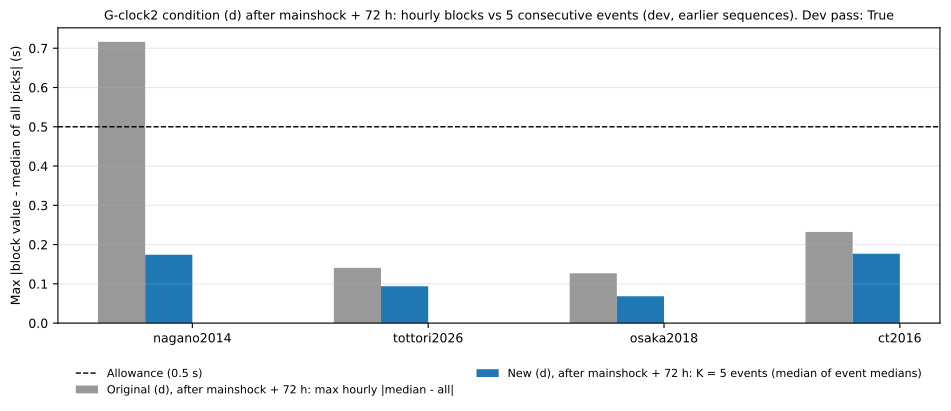

Here is the Python script that generated this plot:
#!/usr/bin/env python3
# =============================================================================
# Script : 25_04v_gclock2_k5_dev.py  (v1)
#          [事前登録 25(島根県西部 2018)の G-clock2 (d) の作り直しの 4 回目(最後)の dev。本震 + 72 h より後の続いた 5 地震
#           (地震ごとの中央値の中央値)の形を、陽性対照 +1.0 s で、既に結果の出た系列のキャッシュで確かめる。
#           島根のデータは一つも読まない。位置の計算はしない]
# Project: ARGUS(新生)— 事前登録 25 の準備(規則を凍結する前の dev)
#
# dev の経緯(全て事前登録 25 で開示する。島根は一度も開いていない):
#   25_04x(局ごとの窓)・25_04y(全ての期間の続いた K 地震)は、時計が正常なはずの元のキャッシュで FAIL したので捨てた。
#   25_04z v1(SHA-256 df02f160…、2026-11-17)は、本震 + 72 h より後に絞ると (i) は K = 3・5 で 4 系列とも合格したが、
#   K = 3・4 は陰性対照(長野 0.033・0.025、鳥取 2026 0.060・0.090、鳥取中部 2016 0.080・1.000)、K = 5 は陽性対照 +0.6 s
#   (長野 0.731、鳥取中部 2016 0.932)を満たさなかった。K = 5 の陰性対照は 4 系列とも 0.008 以下だった。
#   K = 5 で +0.6 s が見つかりにくい理由: 4 地震に足した窓の値は、足した 4 つの地震の中央値の下から 2 番目になる。
#   地震ごとの中央値は ±0.1〜0.2 s ほどばらつくので、0.6 s(幅 0.5 s との差 0.1 s)は幅に収まることがある。
#   1 地震の外れに強いこと(大きな K)と +0.6 s を見つけることは、この残りのばらつきでは両立しない。
#   そこで、K = 5 に決め、陽性対照の大きさを +1.0 s にする(本人と決めた。2026-11-17)。合格の幅 0.5 s と陰性対照は変えない。
#   (d) が見つけたいのは組み立ての時刻の誤り(鳥取 2026 の h5 で実際にあったのは 9 時間のずれ)で、1.0 s 以上を見つければ足りる。
#
# (d)(事前登録 25 で凍結する形):
#   0. 見る地震: 本震(キャッシュで Mj 最大)の発生から 72 h より後の地震だけ(試験の候補を取る期間と同じ。24 の POOL_H = 72 h)。
#   1. 残り r = P の時刻 − 震源距離 / 6.0 km/s(24_04d と同じ。PhaseNet の P、p_fallback = 0)。0 の地震の全ての検測の中央値 M を引く。
#   2. 0 の地震を発生時刻の順に並べ、続いた 5 地震ごとに、地震ごとの検測の中央値の中央値 − M を出す。
#      その 5 地震の検測が合わせて 20 以上の時だけ判定する。
#   3. 全ての判定した窓で |値| ≤ 0.5 s なら合格。判定した窓が 1 つも無ければ合格としない。
#   考え方: 5 つの中央値の中央値は、5 つのうち 2 地震までの外れ(大きさによらない)では、他の地震が正常なら幅を超えない。
#   限界: 区切り(約 2 時間)に地震が 1〜2 つしかない時の組み立ての誤りは見えない。本震 + 72 h までの地震の時刻は (d) では見ない。
#
# 合格の条件(この dev を回す前に決めた。回した後に変えない。満たせば K = 5 を事前登録 25 で凍結する):
#   (i)  4 系列の元のキャッシュで全て合格。
#   (ii) 陰性対照(0 の地震の 1 つの全ての局に ±1・±3・±10 s のどれか。全ての地震について 1 つずつ): FAIL になった割合が、
#        6 つのずれのどれでも、4 系列の全てで 0.01 以下。
#   (iii)陽性対照(続いた 4 地震の全ての局に +1.0 s。全ての始まりについて): 見つけた割合が 4 系列の全てで 0.95 以上。
#   --cache に書いた系列が 1 つでも読めない時は合格としない。満たさなければ、(d) の作り直しをやめ、本人と次を決める。
#   記述(判定には使わない): 続いた 4 地震に +0.6・+0.8・+1.0 s を足した時に見つけた割合、続いた 1・2・3・4 地震に +1.0 s を
#   足した時に見つけた割合、外れた地震の一覧と本震からの時間、全ての期間で見た同じ値、元の (d)(1 時間ごと)、窓の長さ。
#
# Usage(Colab。25_04z と同じノートで回せる。セルは 25_04v_COLAB_JA.md の V1・V2):
#   !python /content/drive/MyDrive/ARGUS/src/25_04v_gclock2_k5_dev.py --cache 名前=場所 ... --out /content/drive/MyDrive/ARGUS/data/25_04v
# 出力  : <out>/25_04v_gclock2_k5_dev.json / .pdf。(i)〜(iii) を満たさなければ exit code 1。
# =============================================================================
import sys, json, argparse, hashlib
from datetime import datetime, timedelta
from pathlib import Path
import numpy as np

ap = argparse.ArgumentParser(description="25_04v: G-clock2 (d)(本震 + 72 h より後の続いた 5 地震・陽性対照 +1.0 s)の dev。既に結果の出た系列のキャッシュだけを読む")
ap.add_argument("--cache", action="append", default=[], help="名前=キャッシュの場所(.pt)。何度でも")
ap.add_argument("--out", default="", help="出力の置き場所")
ap.add_argument("--selftest", action="store_true")
a = ap.parse_args()
VP, MIN_N, TOL = 6.0, 20, 0.5
KS = (5,)
POOL_H = 72.0
NEG_SHIFTS, POS_SHIFT, POS_LEN = (1.0, -1.0, 3.0, -3.0, 10.0, -10.0), 1.0, 4
POS_SIZES = (0.6, 0.8, 1.0)
NEG_MAX_RATE, POS_MIN_RATE = 0.01, 0.95
TAG = "[25_04v]"

def jst_sec(ot):                                                 # 24_04d と同じ: 秒で切って 9 時間を足す
    t = datetime.strptime(str(ot).replace("T", " ")[:19], "%Y-%m-%d %H:%M:%S")
    return t + timedelta(hours=9)

def load_picks(EV):
    """24_04d と同じ残り。戻り値: 地震ごとの (発生時刻, 地震の番号, 残りの配列) を発生時刻の順に"""
    out = []
    for ie, e in enumerate(EV):
        n = int(e["n_real_stations"]); tp = np.asarray(e["tp_times"], float)[:n]; pf = np.asarray(e["p_fallback"]).astype(int)[:n]
        loc = np.asarray(e["sta_locs"], float)[:n]
        if "dist_km" in e: d = np.asarray(e["dist_km"], float)[:n]
        else:
            sl = np.asarray(e["src_loc"], float)
            epi = 111.19 * np.hypot(loc[:, 0] - sl[0], (loc[:, 1] - sl[1]) * np.cos(np.radians(sl[0]))); d = np.hypot(epi, sl[2])
        ok = (pf == 0) & np.isfinite(tp) & np.isfinite(d)
        if ok.any(): out.append((jst_sec(e["origin_time"]), ie, tp[ok] - d[ok] / VP, float(e["mw"])))
    out.sort(key=lambda x: (x[0], x[1]))
    return [(t, ie, r) for t, ie, r, _ in out], {ie: m for _, ie, _, m in out}

def judged_period(evs_all, t_main):
    """本震 + 72 h より後(ちょうど 72 h は含めない)の地震だけ"""
    return [x for x in evs_all if (x[0] - t_main).total_seconds() > POOL_H * 3600]

def wstat(rs, pooled=False):
    """窓の値: 地震ごとの中央値の中央値(pooled=True なら全ての検測をまとめた中央値)。検測が合わせて 20 未満なら None"""
    if sum(len(r) for r in rs) < MIN_N: return None
    if pooled: return float(np.median(np.concatenate(rs)))
    return float(np.median([np.median(r) for r in rs]))

def block_check(evs, K, M, pooled=False):
    """続いた K 地震ごとの |値 − M| の最大。戻り値 (最大, その窓の始まり, 窓の数)"""
    mx, at, nw = 0.0, None, 0
    for j in range(0, len(evs) - K + 1):
        w = wstat([evs[j + i][2] for i in range(K)], pooled)
        if w is None: continue
        v = w - M; nw += 1
        if abs(v) > abs(mx): mx, at = v, evs[j][0]
    return mx, at, nw

def window_spans_h(evs, K):
    return np.array([(evs[j + K - 1][0] - evs[j][0]).total_seconds() / 3600 for j in range(0, len(evs) - K + 1)
                     if sum(len(evs[j + i][2]) for i in range(K)) >= MIN_N])

def hourly(evs, M, multi_only=False):
    H = {}
    for t, ie, r in evs: H.setdefault(f"{t:%Y-%m-%d %H}", []).append((ie, r))
    v = []
    for h, xs in H.items():
        rr = np.concatenate([r for _, r in xs])
        if len(rr) < MIN_N or (multi_only and len(xs) < 2): continue
        v.append((abs(float(np.median(rr)) - M), h))
    return (max(v) if v else (None, None)), len(v)

def shifted_events(evs, idx, ds):
    return [(t, ie, (r + ds) if j in idx else r) for j, (t, ie, r) in enumerate(evs)]

def window_values(evs, K, M):
    """続いた K 地震の窓ごとの値(中央値 − M)。検測 20 未満の窓は NaN"""
    v = np.full(max(0, len(evs) - K + 1), np.nan)
    for j in range(len(v)):
        w = wstat([evs[j + i][2] for i in range(K)])
        if w is not None: v[j] = w - M
    return v

def max_with_shift(evs, K, M, base, S, ds):
    """地震の集合 S に ds を足した時の、全ての窓の |値| の最大(S に掛かる窓だけを計算し直す)"""
    lo, hi = max(0, min(S) - K + 1), min(len(base) - 1, max(S))
    outside = np.concatenate([base[:lo], base[hi + 1:]])
    m = float(np.nanmax(np.abs(outside))) if outside.size and np.isfinite(outside).any() else 0.0
    for j in range(lo, hi + 1):
        w = wstat([evs[j + i][2] + (ds if (j + i) in S else 0.0) for i in range(K)])
        if w is not None: m = max(m, abs(w - M))
    return m

def rates(evs, K, M):
    """陰性対照: 1 地震ずつ ±1・±3・±10 s → FAIL の割合(6 つのうち最大を判定に使う)。陽性対照: 続いた POS_LEN 地震に +POS_SHIFT s(全ての始まり)→ 見つけた割合。
    M は元のキャッシュの全体の中央値のまま(POS_LEN 地震は全体のごく一部なので、M の動きは小さい)"""
    base = window_values(evs, K, M)
    if not base.size or not np.isfinite(base).any():
        return dict(neg_fail_rate=None, neg_fail_rate_by_shift={}, n_neg=len(evs), pos_detect_rate=None, n_pos=0, detect_by_run_length={},
                    detect_by_size={})
    by = {}
    for ds in NEG_SHIFTS:
        by[f"{ds:+g}"] = sum(max_with_shift(evs, K, M, base, {j}, ds) > TOL for j in range(len(evs))) / len(evs)
    def det(L, ds=POS_SHIFT):
        tot = max(0, len(evs) - L + 1)
        return (sum(max_with_shift(evs, K, M, base, set(range(j, j + L)), ds) > TOL for j in range(tot)) / tot) if tot else None, tot
    pos, pos_tot = det(POS_LEN)
    runs = {str(L): det(L)[0] for L in (1, 2, 3, 4)}
    sizes = {f"{ds:+g}": det(POS_LEN, ds)[0] for ds in POS_SIZES}
    return dict(neg_fail_rate=max(by.values()), neg_fail_rate_by_shift=by, n_neg=len(evs), pos_detect_rate=pos, n_pos=pos_tot,
                detect_by_run_length=runs, detect_by_size=sizes)

def selftest():
    def check(c, m):
        if not c: sys.exit(f"{TAG} STOP: selftest に失敗: {m}")
    rng = np.random.default_rng(1)
    t0 = datetime(2018, 4, 12)
    evs = [(t0 + timedelta(minutes=40 * j), j, 0.3 + rng.normal(0, 0.15, 24)) for j in range(120)]
    M = float(np.median(np.concatenate([r for _, _, r in evs])))
    for K in KS: check(abs(block_check(evs, K, M)[0]) <= TOL, f"正常は合格 K={K}")
    check(abs(block_check(shifted_events(evs, {50}, 1.0), 3, M)[0]) <= TOL, "1 地震の全局 +1.0 s は K=3 で合格")
    big = [(t, ie, (np.concatenate([r, 0.3 + rng.normal(0, 0.15, 36)]) if ie == 50 else r[:5])) for t, ie, r in evs]   # 検測の多い 1 地震
    check(abs(block_check(shifted_events(big, {50}, 1.0), 3, M)[0]) <= TOL, "検測の多い 1 地震 +1.0 s も K=3 で合格(地震ごとの中央値の中央値)")
    check(abs(block_check(shifted_events(big, {50}, 1.0), 3, M, pooled=True)[0]) > TOL, "まとめた中央値なら不合格(違いの確かめ)")
    check(abs(block_check(shifted_events(evs, {50}, 1.0), 1, M)[0]) > TOL, "K=1(元の 1 時間・地震 1 つと同じ)では不合格")
    check(abs(block_check(shifted_events(evs, {50, 51, 52, 53}, 0.6), 3, M)[0]) > TOL, "続いた 4 地震 +0.6 s は K=3 で不合格")
    r = rates(evs, 3, M)
    check(r["neg_fail_rate"] <= NEG_MAX_RATE and r["pos_detect_rate"] >= POS_MIN_RATE, f"割合 {r}")
    base = window_values(evs, 3, M)
    for S in ({0}, {50}, {118, 119}, {10, 11, 12, 13}, {3, 4}):
        check(abs(max_with_shift(evs, 3, M, base, S, 0.7) - abs(block_check(shifted_events(evs, S, 0.7), 3, M)[0])) < 1e-12, f"速い計算と同じ {S}")
    check(abs(block_check(shifted_events(shifted_events(evs, {50}, 10.0), {52}, -3.0), 5, M)[0]) <= TOL, "K=5: 5 つのうち 2 地震の外れは合格")
    check(abs(block_check(shifted_events(evs, {50, 51, 52, 53}, 1.0), 5, M)[0]) > TOL, "K=5: 続いた 4 地震 +1.0 s は不合格")
    r5 = rates(evs, 5, M)
    check(r5["neg_fail_rate"] <= NEG_MAX_RATE and r5["pos_detect_rate"] >= POS_MIN_RATE and set(r5["detect_by_size"]) == {"+0.6", "+0.8", "+1"}, f"K=5 の割合 {r5}")
    b5 = window_values(evs, 5, M)
    for S in ({0}, {60, 61}, {116, 117, 118, 119}):
        check(abs(max_with_shift(evs, 5, M, b5, S, 1.0) - abs(block_check(shifted_events(evs, S, 1.0), 5, M)[0])) < 1e-12, f"K=5 の速い計算と同じ {S}")
    few = [(t, ie, rr[:3]) for t, ie, rr in evs]                  # 1 地震 3 検測: K 地震を合わせても 20 未満の窓は判定しない
    check(block_check(few, 3, M)[2] == 0 and block_check(few, 4, M)[2] == 0, "検測 20 未満の窓は判定しない")
    tm = t0 - timedelta(hours=72) + timedelta(minutes=40 * 5)       # 6 つ目(40 分 × 5)がちょうど 72 h: 0〜5 番目は除き、6 番目から残す
    kept = judged_period(evs, tm)
    check(len(kept) == 114 and kept[0][1] == 6, f"本震 + 72 h の切り方(ちょうど 72 h は除く) {len(kept)}")
    EVm = [dict(n_real_stations=2, tp_times=[5.0, 7.0], p_fallback=[0, 1], sta_locs=[[35.0, 132.0], [35.1, 132.1]], dist_km=[30.0, 40.0],
                origin_time="2018-04-08 16:32:30.81", mw=6.1)]
    ev1, mj1 = load_picks(EVm)
    check(len(ev1) == 1 and abs(ev1[0][2][0] - 0.0) < 1e-12 and ev1[0][0] == datetime(2018, 4, 9, 1, 32, 30) and mj1[0] == 6.1,
          "残り・p_fallback・JST・Mj の読み方")
    print(f"{TAG} selftest: 正常・陰性対照・陽性対照・K=1 との違い・検測の多い 1 地震・まとめた中央値との違い・割合・速い計算と総当たりの一致・検測 20 未満・72 h の切り方・読み方・K=5(2 地震の外れ・+1.0 s・割合・速い計算)の 17 例に合格")

selftest()
if a.selftest: sys.exit(0)
import torch
if not a.cache: sys.exit(f"{TAG} STOP: --cache が 1 つも無い")
OUT = Path(a.out) if a.out else Path(".")
OUT.mkdir(parents=True, exist_ok=True)
print(f"{TAG} 本スクリプト v1 SHA-256 {hashlib.sha256(Path(__file__).read_bytes()).hexdigest()}")
RES = {}; SKIP = []
for spec in a.cache:
    if "=" not in spec: sys.exit(f"{TAG} STOP: --cache は 名前=場所 の形({spec})")
    name, path = spec.split("=", 1); p = Path(path)
    if not p.exists():
        print(f"\n{TAG} {name}: {p} が無いので飛ばす(K は選ばない)"); SKIP.append(name); continue
    sha = hashlib.sha256(p.read_bytes()).hexdigest()
    EV = torch.load(p, weights_only=False); evs_all, MJ = load_picks(EV)
    im = int(np.argmax([float(e["mw"]) for e in EV])); t_main = jst_sec(EV[im]["origin_time"])
    evs = judged_period(evs_all, t_main)
    if not evs:
        print(f"\n{TAG} {name}: 本震 + {POOL_H:g} h より後に P を測った地震が無いので飛ばす(K は選ばない)"); SKIP.append(name); continue
    allr = np.concatenate([r for _, _, r in evs]); M = float(np.median(allr))
    f = lambda x: "—" if x is None else f"{x:.3f}"
    print(f"\n{TAG} ===== {name}: {p.name}  SHA-256 {sha[:12]}…  地震 {len(EV)}(P を測った地震 {len(evs_all)})  本震 {t_main:%Y-%m-%d %H:%M:%S} JST・Mj {float(EV[im]['mw']):.1f}")
    print(f"{TAG} {name}: 見る地震(本震 + {POOL_H:g} h より後){len(evs)}・検測 {len(allr)}  その中央値 M {M:+.3f} s")
    Ma = float(np.median(np.concatenate([r for _, _, r in evs_all])))
    top = sorted(evs_all, key=lambda x: -abs(float(np.median(x[2])) - Ma))[:10]
    print(f"{TAG} {name}: 記述 外れた地震(全ての期間・|地震の中央値 − 全ての期間の中央値 {Ma:+.3f}| の大きい順に 10。本震からの時間・Mj・検測の数): " +
          "  ".join(f"{float(np.median(r)) - Ma:+.2f} s({(t - t_main).total_seconds() / 3600:.1f} h, Mj {MJ[ie]:.1f}, n={len(r)})" for t, ie, r in top))
    (ho, hh), nh = hourly(evs, M); (hm, hhm), nhm = hourly(evs, M, multi_only=True)
    print(f"{TAG} {name}: 参考 元の (d) 1 時間ごと(本震 + {POOL_H:g} h より後): {nh} 時間・最大 {f(ho)} s({hh})   地震 2 つ以上の 1 時間だけ: {nhm} 時間・最大 {f(hm)} s({hhm})")
    R = dict(cache=str(p), cache_sha256=sha, n_events=len(EV), n_events_with_p=len(evs_all), mainshock_jst=f"{t_main:%Y-%m-%d %H:%M:%S}",
             mainshock_mj=float(EV[im]["mw"]), n_events_judged_period=len(evs), n_picks=int(len(allr)), median_judged_period_s=M,
             top_outlier_events_all_period=[dict(dev_s=float(np.median(r)) - Ma, hours_after_main=(t - t_main).total_seconds() / 3600, mj=MJ[ie], n=len(r),
                                                 origin_jst=f"{t:%Y-%m-%d %H:%M:%S}") for t, ie, r in top],
             hourly=dict(n_hours=nh, max_abs_s=ho, worst_hour=hh), hourly_multi_event=dict(n_hours=nhm, max_abs_s=hm, worst_hour=hhm), by_K={})
    for K in KS:
        mx, at, nw = block_check(evs, K, M); rr = rates(evs, K, M)
        mxp = block_check(evs, K, M, pooled=True)[0]; sp = window_spans_h(evs, K)
        mxa, ata, _ = block_check(evs_all, K, Ma)
        ok = abs(mx) <= TOL and nw > 0
        R["by_K"][str(K)] = dict(max_abs_s=abs(mx), worst_value_s=mx, worst_window_start_jst=(None if at is None else f"{at:%Y-%m-%d %H:%M}"),
                                 n_windows=nw, pass_original=bool(ok), pooled_max_abs_s=abs(mxp), all_period_max_abs_s=abs(mxa),
                                 all_period_worst_window_start_jst=(None if ata is None else f"{ata:%Y-%m-%d %H:%M}"),
                                 window_span_h=dict(median=(float(np.median(sp)) if sp.size else None), p90=(float(np.percentile(sp, 90)) if sp.size else None),
                                                    share_over_2h=(float(np.mean(sp > 2.0)) if sp.size else None)), **rr)
        x = R["by_K"][str(K)]
        print(f"{TAG} {name}: K={K}: 窓 {nw}・最大 |地震ごとの中央値の中央値 − 全体| {abs(mx):.3f} s({'—' if at is None else f'{at:%Y-%m-%d %H:%M}'} からの窓)→ "
              f"{'PASS' if ok else 'FAIL'}(参考: まとめた中央値なら {abs(mxp):.3f} s。全ての期間で見ると {abs(mxa):.3f} s、"
              f"{'—' if ata is None else f'{ata:%Y-%m-%d %H:%M}'} からの窓)")
        print(f"{TAG} {name}: K={K}:   陰性対照(1 地震ずつ)FAIL の割合 最大 {f(rr['neg_fail_rate'])}(" +
              "  ".join(f"{k} s: {v:.3f}" for k, v in rr["neg_fail_rate_by_shift"].items()) + f"。{rr['n_neg']} 地震)")
        print(f"{TAG} {name}: K={K}:   陽性対照(続いた {POS_LEN} 地震 +{POS_SHIFT} s)見つけた割合 {f(rr['pos_detect_rate'])}({rr['n_pos']} 回)   "
              f"記述: 続いた 1・2・3・4 地震(+{POS_SHIFT} s)" + " / ".join(f(v) for v in rr["detect_by_run_length"].values()) +
              f"   続いた {POS_LEN} 地震の大きさごと " + "  ".join(f"{k} s: {f(v)}" for k, v in rr["detect_by_size"].items()) +
              f"   窓の長さ 中央値 {f(x['window_span_h']['median'])} h・90% {f(x['window_span_h']['p90'])} h・2 h を超える割合 {f(x['window_span_h']['share_over_2h'])}")
    RES[name] = R
if not RES: sys.exit(f"{TAG} STOP: 読めたキャッシュが 0")
chosen = None; why = {}
for K in KS:
    bad = [f"{n}: 読めなかった" for n in SKIP]
    for name, R in RES.items():
        x = R["by_K"][str(K)]
        if not x["pass_original"]: bad.append(f"{name}: (i) 元のキャッシュで FAIL")
        if x["neg_fail_rate"] is None or x["neg_fail_rate"] > NEG_MAX_RATE: bad.append(f"{name}: (ii) 陰性対照 {x['neg_fail_rate']}")
        if x["pos_detect_rate"] is None or x["pos_detect_rate"] < POS_MIN_RATE: bad.append(f"{name}: (iii) 陽性対照 {x['pos_detect_rate']}")
    why[str(K)] = bad
    if not bad and chosen is None: chosen = K
print(f"\n{TAG} 満たさなかった項目: " + "  ".join(f"K={k}: {('なし' if not v else '; '.join(v))}" for k, v in why.items()))
print(f"{TAG} 判定(事前に決めた (i)〜(iii)): {'合格。K = 5 を事前登録 25 で凍結する' if chosen else '不合格((d) の作り直しをやめ、本人と次を決める)'}")
json.dump(dict(script="25_04v_gclock2_k5_dev.py", version="v1", script_sha256=hashlib.sha256(Path(__file__).read_bytes()).hexdigest(),
               purpose="fourth (last) dev of the new G-clock2 condition (d) for preregistration 25 (5 consecutive events after mainshock + 72 h, median of event medians, positive control +1.0 s); "
                       "caches of sequences already tested or stopped only; no Shimane data; no location or method error",
               rule=dict(vp_kms=VP, min_n=MIN_N, tol_s=TOL, ks=list(KS), judged_period="origin > mainshock (max Mj in cache) + 72 h", window_value="median of per-event medians", neg_shifts_s=list(NEG_SHIFTS),
                         pos_shift_s=POS_SHIFT, pos_len_events=POS_LEN, descriptive_pos_sizes_s=list(POS_SIZES),
                         neg_max_rate=NEG_MAX_RATE, pos_min_rate=POS_MIN_RATE),
               results=RES, unmet_by_K=why, chosen_K=chosen, dev_pass=chosen is not None),
          open(OUT / "25_04v_gclock2_k5_dev.json", "w"), indent=1, default=str)

import matplotlib
matplotlib.use("Agg")
import matplotlib.pyplot as plt
plt.rcParams.update({"figure.facecolor": "white", "axes.facecolor": "white", "savefig.facecolor": "white", "font.size": 9, "pdf.fonttype": 42})
names = list(RES); x = np.arange(len(names)); bw = 0.2
fig, ax = plt.subplots(figsize=(10, 4.2))
ax.bar(x - 1.5 * bw, [RES[k]["hourly"]["max_abs_s"] or 0 for k in names], bw, color="0.6", label="Original (d), after mainshock + 72 h: max hourly |median - all|")
for j, (K, col) in enumerate(zip(KS, ("tab:blue", "tab:green", "tab:purple"))):
    ax.bar(x + (j - 0.5) * bw, [RES[k]["by_K"][str(K)]["max_abs_s"] for k in names], bw, color=col, label=f"New (d), after mainshock + 72 h: K = {K} events (median of event medians)")
ax.axhline(TOL, color="k", ls="--", lw=1, label=f"Allowance ({TOL} s)")
ax.set_xticks(x); ax.set_xticklabels(names); ax.set_ylabel("Max |block value - median of all picks| (s)")
ax.set_title(f"G-clock2 condition (d) after mainshock + 72 h: hourly blocks vs 5 consecutive events (dev, earlier sequences). Dev pass: {chosen is not None}", fontsize=9)
ax.grid(alpha=0.3, axis="y"); ax.legend(loc="upper center", bbox_to_anchor=(0.5, -0.12), ncol=2, frameon=False, fontsize=8)
fig.tight_layout(); fig.savefig(OUT / "25_04v_gclock2_k5_dev.pdf", bbox_inches="tight"); plt.close(fig)
print(f"{TAG} 出力: {OUT / '25_04v_gclock2_k5_dev.json'}、{OUT / '25_04v_gclock2_k5_dev.pdf'}")
if chosen is None: sys.exit(f"{TAG} (i)〜(iii) を満たさない(この出力を貼る)")
